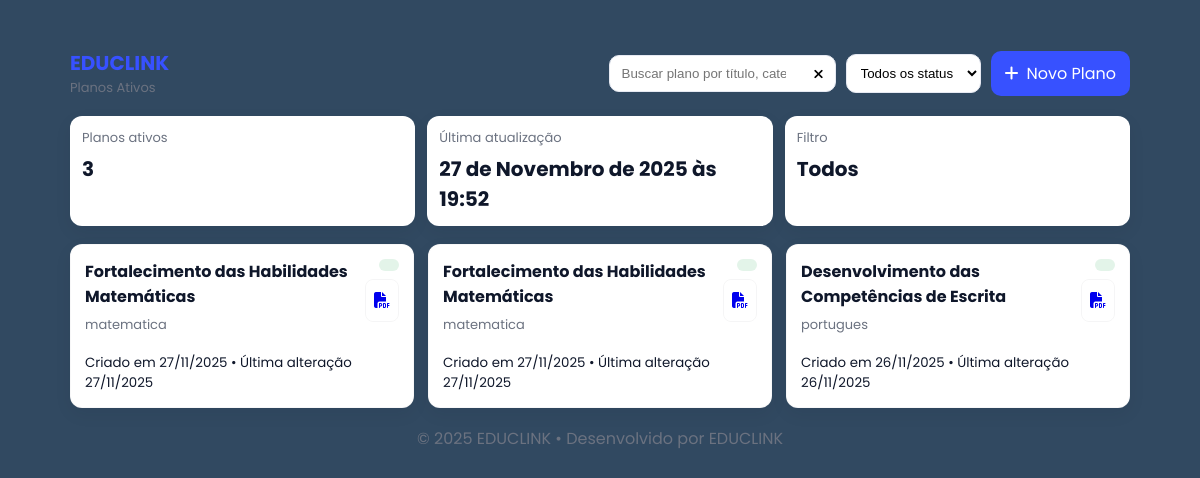
Page /planos-criados/ on the committed database.
### sistema/models.py (models this page shows, shortened)
class Plano(models.Model):
    titulo = models.CharField(max_length=100)
    categoria = models.CharField(max_length=100)
    status = models.CharField(max_length=20, default="ativo")
    progresso = models.IntegerField(default=0)
    descricao = models.TextField(blank=True)
    objetivos = models.TextField(blank=True)
    estrategias = models.TextField(blank=True)
    recursos = models.TextField(blank=True)
    avaliacao = models.TextField(blank=True)
    plano_gerado = models.TextField(blank=True)
    tags = models.CharField(max_length=255, blank=True, default="")
    criado_em = models.DateTimeField(auto_now_add=True)
    atualizado_em = models.DateTimeField(auto_now=True)
    def tag_list(self):
        if not self.tags:
            return []
        return [tag.strip() for tag in self.tags.split(",")]

### sistema/views.py (the view)
# urls.py: path("", views.planoscriados, name="lista"),
def planoscriados(request):
    planos = Plano.objects.all().order_by("-atualizado_em")
    return render(request, 'sistema/planoscriados.html', {
        "planos": planos,
        "ultima_atualizacao": planos.first().atualizado_em if planos else None,
    })

### sistema/templates/sistema/planoscriados.html (shortened to what this page needs)
{% load static %}
<!DOCTYPE html>
<html lang="pt-BR">
<head>
  <link rel="stylesheet" href="https://cdnjs.cloudflare.com/ajax/libs/font-awesome/6.4.0/css/all.min.css">
  <link rel="stylesheet" href="{% static 'css/PlanosCriados.css' %}">
</head>
<body>
  <div class="container">
    <header class="topbar">
      <div class="brand">
        <a href="#">EDUCLINK</a>
        <span class="subtitle">Planos Ativos</span>
      </div>
      <div class="controls">
        <div class="search">
          <input id="searchInput" type="search" placeholder="Buscar plano por título, categoria ou tag...">
          <button id="clearSearch" title="Limpar busca"><i class="fas fa-times"></i></button>
        </div>
        <select id="filterStatus" aria-label="Filtrar por status">
          <option value="all">Todos os status</option>
        </select>
        <a class="btn primary" href="{% url 'novo_plano' %}">
          <i class="fas fa-plus"></i> Novo Plano
        </a>
      </div>
    </header>
    <main>
      <section class="summary-row">
        <div class="summary-card">
          <span>Planos ativos</span>
          <strong id="planosCount">{{ planos|length }}</strong>
        </div>
        <div class="summary-card">
          <span>Última atualização</span>
          <strong>{{ ultima_atualizacao|default:"-" }}</strong>
        </div>
        <div class="summary-card">
          <span>Filtro</span>
          <strong id="appliedFilter">Todos</strong>
        </div>
      </section>
      <section class="plans-list-wrap">
        <ul id="plansList" class="plans-list">
          {% for plano in planos %}
<li class="plan-card"
  data-title="{{ plano.titulo|lower }}"
  data-status="{{ plano.status }}"
>
  <div class="plan-main">
    <div class="plan-meta">
      <h4 class="plan-title">{{ plano.titulo }}</h4>
      <p class="plan-category">{{ plano.categoria }}</p>
    </div>
    <div class="plan-actions">
      <span class="badge status-{{ plano.status }}">
      </span>
      <a href="{% url 'baixar_plano_pdf' plano.id %}" class="icon-btn" title="Baixar PDF">
        <i class="fas fa-file-pdf"></i>
      </a>
    </div>
  </div>
  <div class="plan-footer">
    <small>
      Criado em {{ plano.criado_em|date:"d/m/Y" }} •
      Última alteração {{ plano.atualizado_em|date:"d/m/Y" }}
    </small>
  </div>
</li>
{% endfor %}
        </ul>
      </section>
    </main>
    <footer class="page-footer">© 2025 EDUCLINK • Desenvolvido por EDUCLINK</footer>
  </div>
</body>
</html>

### sistema/static/css/PlanosCriados.css (style rules this page uses)
:root { --bg:#f6f7fb; --card:#ffffff; --muted:#6b7280; --accent:#3751ff; --success:#16a34a; --danger:#ef4444; --glass: rgba(255,255,255,0.6); --radius:12px; --shadow: 0 6px 18px rgba(20,24,40,0.06); font-family: 'Poppins', system-ui, -apple-system, 'Segoe UI', Roboto, 'Helvetica Neue', Arial; }
* { box-sizing:border-box; transition: all .25s ease; }
html,body { height:100%; }
body { margin:0; background:#314961; color:#0f172a; -webkit-font-smoothing:antialiased; }
.container { max-width:1100px; margin:28px auto; padding:20px; }
.topbar { display:flex; justify-content:space-between; align-items:center; gap:16px; margin-bottom:18px; }
.brand a { font-weight:700; color:var(--accent); text-decoration:none; font-size:20px; }
.brand .subtitle { display:block; font-size:13px; color:var(--muted); }
.controls { display:flex; align-items:center; gap:10px; }
.search { position:relative }
.search input { padding:10px 36px 10px 12px; border-radius:10px; border:1px solid #e6e9f2; background:var(--card); min-width:220px; }
.search button { position:absolute; right:6px; top:6px; border:0; background:transparent; padding:6px; border-radius:6px; cursor:pointer; }
select { padding:10px; border-radius:10px; border:1px solid #e6e9f2; background:var(--card); }
.btn { display:inline-flex; gap:8px; align-items:center; padding:10px 14px; border-radius:10px; border:0; cursor:pointer; text-decoration:none; }
.btn.primary { background:var(--accent); color:#fff; }
.summary-row { display:flex; gap:12px; margin-bottom:18px; }
.summary-card { flex:1; background:var(--card); padding:12px; border-radius:12px; box-shadow:var(--shadow); display:flex; flex-direction:column; gap:6px; transform: translateY(0); }
.summary-card span { color:var(--muted); font-size:13px; }
.summary-card strong { font-size:20px; }
.plans-list-wrap { background:transparent }
.plans-list { list-style:none; padding:0; margin:0; display:grid; grid-template-columns:repeat(auto-fill,minmax(320px,1fr)); gap:14px; }
.plan-card { background:var(--card); padding:14px; border-radius:12px; box-shadow:var(--shadow); display:flex; flex-direction:column; gap:10px; border:1px solid rgba(15,23,42,0.03); transform: translateY(0) scale(1); }
.plan-main { display:flex; justify-content:space-between; align-items:flex-start; gap:12px; }
.plan-meta { flex:1 }
.plan-title { margin:0 0 6px 0; font-size:16px; }
.plan-category { margin:0; color:var(--muted); font-size:13px; }
.plan-actions { display:flex; flex-direction:column; align-items:flex-end; gap:8px; }
.badge { padding:6px 10px; border-radius:999px; font-size:12px; }
.status-ativo { background:rgba(22,163,74,0.12);color:var(--success) }
.icon-btn { background:transparent; border:1px solid rgba(15,23,42,0.04); border-radius:8px; padding:8px; cursor:pointer; transform:translateY(0); }
.plan-footer { display:flex; flex-direction:column; gap:8px; }
.page-footer { text-align:center;color:var(--muted);margin-top:18px }

### rows in the picture
Plano: atualizado_em "27 de Novembro de 2025 às 19:52", titulo "Fortalecimento das Habilidades Matemáticas", categoria "matematica", criado_em "27/11/2025", atualizado_em "27/11/2025"
Plano: titulo "Fortalecimento das Habilidades Matemáticas", categoria "matematica", criado_em "27/11/2025", atualizado_em "27/11/2025"
Plano: titulo "Desenvolvimento das Competências de Escrita", categoria "portugues", criado_em "26/11/2025", atualizado_em "26/11/2025"

### other values in the picture
{{ planos|length }} "3"
